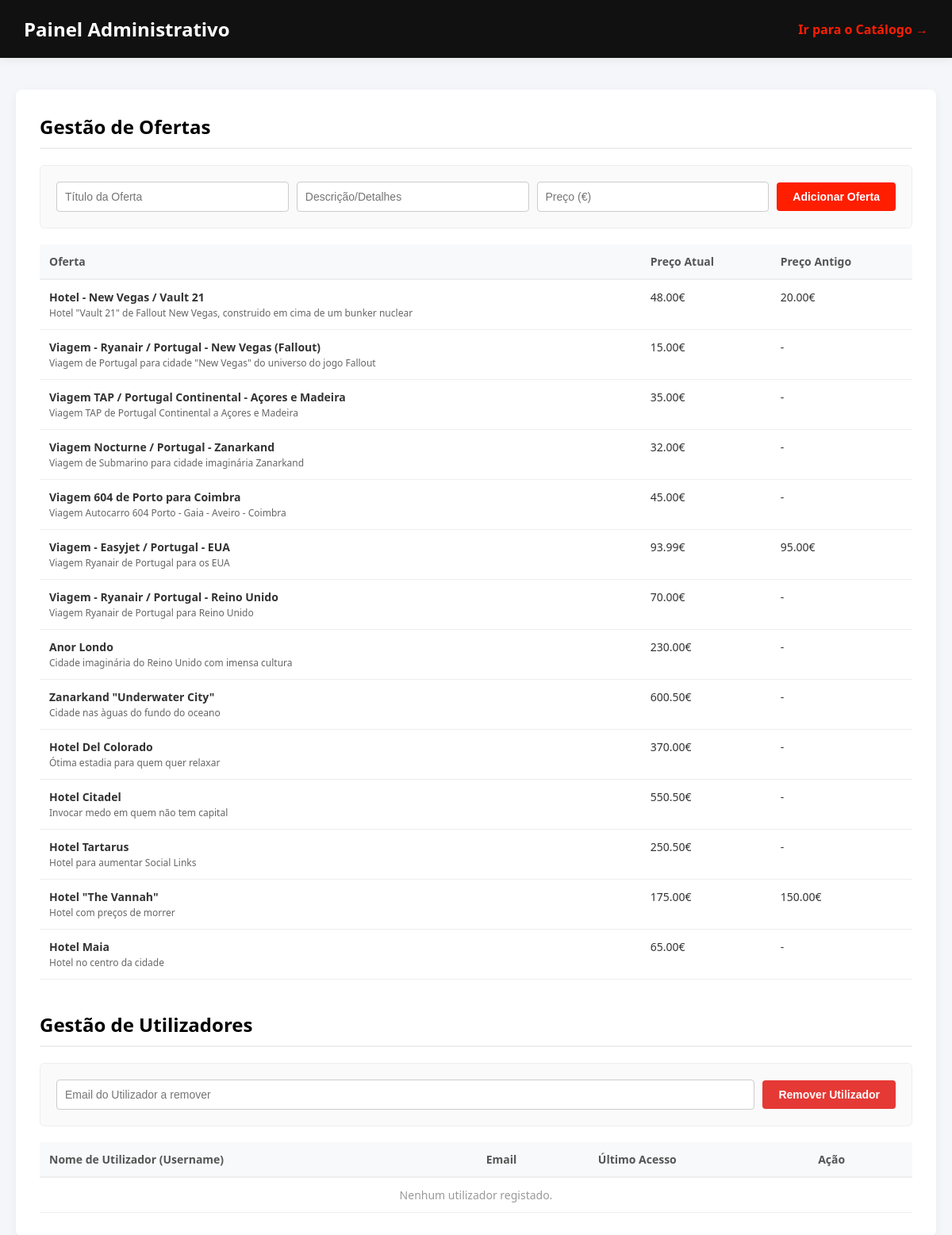
Page /scripts/administrador.php on the committed database.
### tables this page shows
CREATE TABLE ofertas (
    id INTEGER PRIMARY KEY AUTOINCREMENT,
    titulo TEXT NOT NULL,
    descricao TEXT NOT NULL,
    preco REAL NOT NULL,
    preco_antigo REAL
);

### scripts/administrador.php (the view, shortened to what this page needs)
<?php
try {
    $db = new PDO("sqlite:" . __DIR__ . "/hshotels.db");
    $db->setAttribute(PDO::ATTR_ERRMODE, PDO::ERRMODE_EXCEPTION);
    try {
        $db->query("SELECT username FROM utilizadores LIMIT 1");
    } catch (Exception $e) {
        $db->exec("DROP TABLE IF EXISTS utilizadores");
    }
    $db->exec("CREATE TABLE IF NOT EXISTS ofertas (id INTEGER PRIMARY KEY AUTOINCREMENT, titulo TEXT, descricao TEXT, preco REAL, preco_antigo REAL)");
    $db->exec("CREATE TABLE IF NOT EXISTS utilizadores (id INTEGER PRIMARY KEY AUTOINCREMENT, username TEXT NOT NULL UNIQUE, email TEXT NOT NULL, password TEXT NOT NULL, ultimo_acesso TEXT)");
} catch (PDOException $e) {
    die("Erro: " . $e->getMessage());
}
?>
<!DOCTYPE html>
<html lang="pt-PT">
<head>
</head>
<body>
    <div class="header">
        <h1>Painel Administrativo</h1>
        <a href="catalogo.php" style="color: #ff1e00; text-decoration: none; font-weight: bold;">Ir para o Catálogo →</a>
    </div>
    <div class="container">
        <h2>Gestão de Ofertas</h2>
        <form method="POST">
            <input type="text" name="titulo_oferta" class="campo-form" placeholder="Título da Oferta" required>
            <input type="text" name="descricao_oferta" class="campo-form" placeholder="Descrição/Detalhes" required>
            <input type="number" name="preco_oferta" step="0.01" class="campo-form" placeholder="Preço (€)" required>
            <button type="submit" class="btn-adicionar">Adicionar Oferta</button>
        </form>
        <table>
            <thead>
                <tr>
                    <th>Oferta</th>
                    <th>Preço Atual</th>
                    <th>Preço Antigo</th>
                </tr>
            </thead>
            <tbody>
                <?php
                try {
                    $ofertas = $db->query("SELECT * FROM ofertas ORDER BY id DESC")->fetchAll(PDO::FETCH_ASSOC);
                    if (empty($ofertas)) {
                        echo "<tr><td colspan='3' style='text-align:center; color:#999;'>Nenhuma oferta registada.</td></tr>";
                    } else {
                        foreach ($ofertas as $o) {
                            $titulo = htmlspecialchars($o['titulo'] ?? '');
                            $desc = htmlspecialchars($o['descricao'] ?? '');
                            $preco = number_format((float)($o['preco'] ?? 0), 2) . "€";
                            $preco_antigo = !empty($o['preco_antigo']) ? number_format((float)$o['preco_antigo'], 2) . "€" : "-";
                            echo "<tr>";
                            echo "<td><strong>{$titulo}</strong><br><span style='color:#666; font-size:12px;'>{$desc}</span></td>";
                            echo "<td>{$preco}</td>";
                            echo "<td>{$preco_antigo}</td>";
                            echo "</tr>";
                        }
                    }
                } catch (PDOException $e) {
                    echo "<tr><td colspan='3' style='color:red;'>Erro ao carregar ofertas.</td></tr>";
                }
                ?>
            </tbody>
        </table>
        <h2>Gestão de Utilizadores</h2>
        <form method="POST">
            <input type="email" name="email_utilizador" class="campo-form" placeholder="Email do Utilizador a remover" required>
            <button type="submit" class="btn-remover-topo" onclick="return confirm('Tem a certeza que quer remover este utilizador?');">Remover Utilizador</button>
        </form>
        <table>
            <thead>
                <tr>
                    <th>Nome de Utilizador (Username)</th>
                    <th>Email</th>
                    <th>Último Acesso</th>
                    <th>Ação</th>
                </tr>
            </thead>
            <tbody>
                <?php
                try {
                    $utilizadores = $db->query("SELECT * FROM utilizadores ORDER BY id DESC")->fetchAll(PDO::FETCH_ASSOC);
                    if (empty($utilizadores)) {
                        echo "<tr><td colspan='4' style='text-align:center; color:#999;'>Nenhum utilizador registado.</td></tr>";
                    }
                } catch (PDOException $e) {
                    echo "<tr><td colspan='4' style='color:red;'>Erro ao carregar utilizadores.</td></tr>";
                }
                ?>
            </tbody>
        </table>
    </div>
</body>
</html>

### scripts/administrador.php (style rules this page uses)
body { font-family: 'Segoe UI', Arial, sans-serif; background-color: #f4f6f9; margin: 0; padding: 0; color: #333; }
.header { background-color: #111; color: #fff; padding: 20px 30px; display: flex; justify-content: space-between; align-items: center; box-shadow: 0 4px 10px rgba(0,0,0,0.05); }
.header h1 { margin: 0; font-size: 24px; }
.container { max-width: 1100px; margin: 40px auto; padding: 30px; background: #fff; border-radius: 8px; box-shadow: 0 4px 12px rgba(0,0,0,0.05); }
h2 { margin-top: 40px; margin-bottom: 20px; border-bottom: 2px solid #eee; padding-bottom: 10px; color: #000; }
h2:first-of-type { margin-top: 0; }
form { background: #fafafa; padding: 20px; border-radius: 6px; margin-bottom: 20px; border: 1px solid #eee; display: flex; gap: 10px; flex-wrap: wrap; align-items: center; }
.campo-form { padding: 10px; border: 1px solid #ccc; border-radius: 4px; flex: 1; min-width: 180px; font-size: 14px; }
.btn-adicionar { background-color: #ff1e00; color: white; padding: 10px 20px; border: none; border-radius: 4px; cursor: pointer; font-weight: bold; font-size: 14px; transition: background 0.2s; }
.btn-remover-topo { background-color: #e53935; color: white; padding: 10px 20px; border: none; border-radius: 4px; cursor: pointer; font-weight: bold; font-size: 14px; transition: background 0.2s; }
table { width: 100%; border-collapse: collapse; margin-top: 10px; background: #fff; }
th { background-color: #f8f9fa; font-weight: bold; color: #555; border-bottom: 2px solid #eee; text-align: left; padding: 12px; font-size: 14px; }
td { padding: 12px; border-bottom: 1px solid #eee; font-size: 14px; vertical-align: top; }

### rows in the picture
ofertas: titulo "Hotel - New Vegas / Vault 21", descricao "Hotel \"Vault 21\" de Fallout New Vegas, construido em cima de um bunker nuclear", preco "48.00€", preco_antigo "20.00€"
ofertas: titulo "Viagem - Ryanair / Portugal - New Vegas (Fallout)", descricao "Viagem de Portugal para cidade \"New Vegas\" do universo do jogo Fallout", preco "15.00€", preco_antigo "-"
ofertas: titulo "Viagem TAP / Portugal Continental - Açores e Madeira", descricao "Viagem TAP de Portugal Continental a Açores e Madeira", preco "35.00€", preco_antigo "-"
ofertas: titulo "Viagem Nocturne / Portugal - Zanarkand", descricao "Viagem de Submarino para cidade imaginária Zanarkand", preco "32.00€", preco_antigo "-"
ofertas: titulo "Viagem 604 de Porto para Coimbra", descricao "Viagem Autocarro 604 Porto - Gaia - Aveiro - Coimbra", preco "45.00€", preco_antigo "-"
ofertas: titulo "Viagem - Easyjet / Portugal - EUA", descricao "Viagem Ryanair de Portugal para os EUA", preco "93.99€", preco_antigo "95.00€"
ofertas: titulo "Viagem - Ryanair / Portugal - Reino Unido", descricao "Viagem Ryanair de Portugal para Reino Unido", preco "70.00€", preco_antigo "-"
ofertas: titulo "Anor Londo", descricao "Cidade imaginária do Reino Unido com imensa cultura", preco "230.00€", preco_antigo "-"
ofertas: titulo "Zanarkand \"Underwater City\"", descricao "Cidade nas àguas do fundo do oceano", preco "600.50€", preco_antigo "-"
ofertas: titulo "Hotel Del Colorado", descricao "Ótima estadia para quem quer relaxar", preco "370.00€", preco_antigo "-"
ofertas: titulo "Hotel Citadel", descricao "Invocar medo em quem não tem capital", preco "550.50€", preco_antigo "-"
ofertas: titulo "Hotel Tartarus", descricao "Hotel para aumentar Social Links", preco "250.50€", preco_antigo "-"
ofertas: titulo "Hotel \"The Vannah\"", descricao "Hotel com preços de morrer", preco "175.00€", preco_antigo "150.00€"
ofertas: titulo "Hotel Maia", descricao "Hotel no centro da cidade", preco "65.00€", preco_antigo "-"
